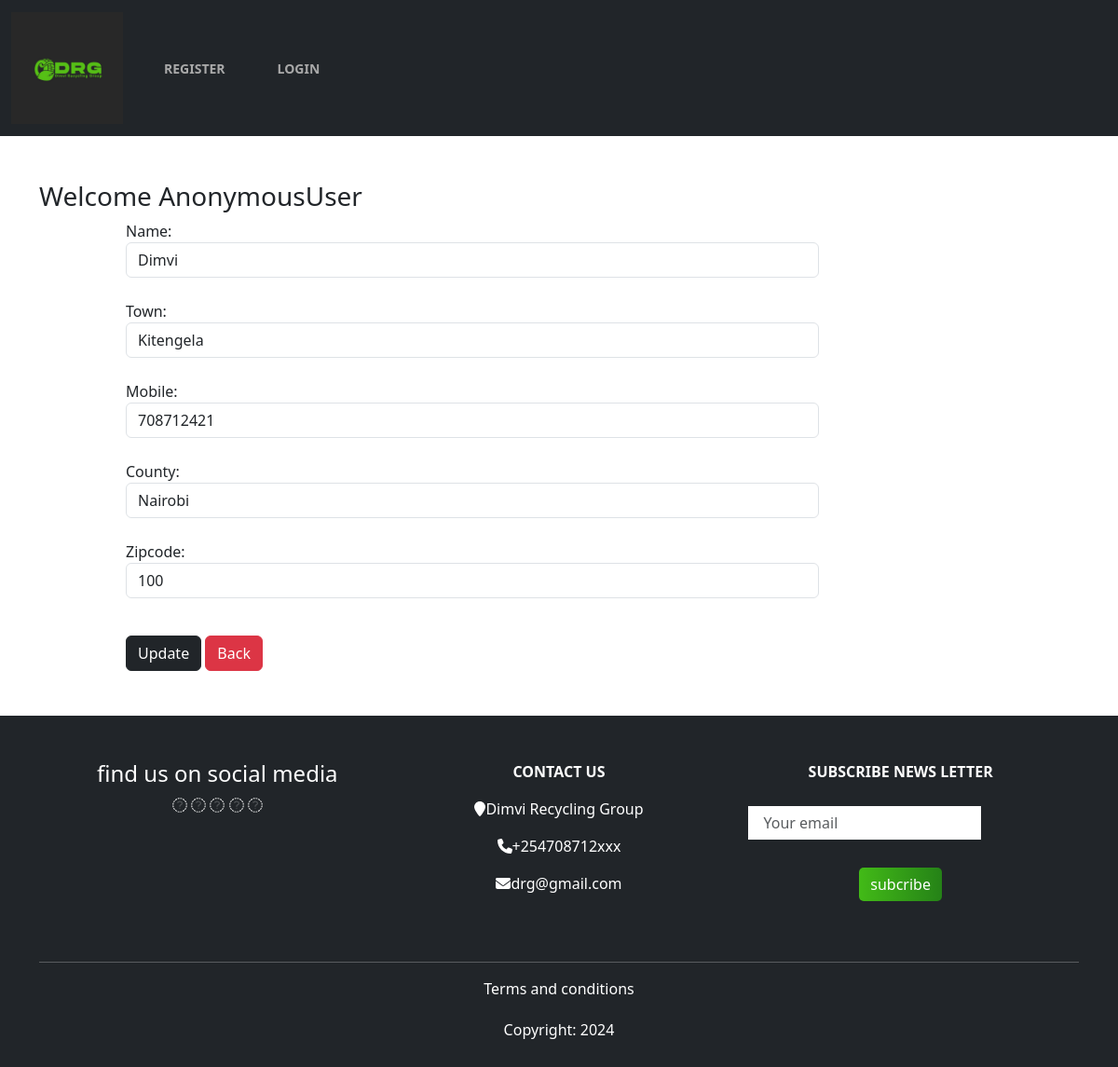
The app's page /updateAdress/1 with its own data.
### app/models.py (models this page shows, shortened)
class Customer(models.Model):
    user = models.ForeignKey(User, on_delete=models.CASCADE)
    name = models.CharField(max_length=200)
    town = models.CharField(max_length=50)
    mobile = models.IntegerField(default=0)
    zipcode = models.IntegerField()
    county = models.CharField(choices=STATE_CHOICES, max_length=100)

### app/views.py (the view, shortened to what this page needs)
# urls.py: path('updateAdress/<int:pk>', views.UpdateAdress.as_view(), name='updateAdress'),
class UpdateAdress(View):
    def get(self, request, pk):
        add = Customer.objects.get(pk=pk)
        form = CustomerProfileForm(instance=add)
        return render(request, 'app/updateAdress.html', locals())

### app/forms.py
class CustomerProfileForm(forms.ModelForm):
    class Meta:
        model = Customer
        fields = ['name', 'town', 'mobile', 'county', 'zipcode']
        widgets={
            'name':forms.TextInput(attrs={'class':'form-control'}),
            'town':forms.TextInput(attrs={'class':'form-control'}),
            'mobile':forms.NumberInput(attrs={'class':'form-control'}),
            'county':forms.Select(attrs={'class':'form-control'}),
            'zipcode':forms.NumberInput(attrs={'class':'form-control'}),
        }

### app/templates/app/updateAdress.html (shortened to what this page needs)
{% extends 'app/base.html' %}
{% load static %}
{% block main-content%}
 <div class="container my-5">
    <div class="row">
        <h3>Welcome <span class="text-capitalize">{{ request.user}}</span></h3>
    </div>
    <div class="col-sm-8 offset-sm-1">
        <form action="" method="post">
            {% for fm in form %}
               {{fm.label_tag}} {{fm}} <Small class="text-danger">{{fm.errors|striptags}}</Small>
               <br>
            {% endfor%}
            <div class="col-12 mt-3" >
                <button type="submit" class="btn btn-dark">Update</button>
                <a href="{% url 'address' %}" type="button" class="btn btn-danger">Back</a>
            </div>
        </form>
    </div>
 </div>
{% endblock main-content%}

### records on screen
Customer: form "Dimvi" "Kitengela" "708712421" "Nairobi" "100"

### other values on screen
{{ request.user }} "AnonymousUser"
{{ fm.label_tag }} "Name:" "Town:" "Mobile:" "County:" "Zipcode:"
